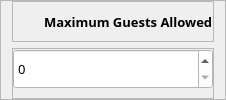
                                <widget class="QFrame" name="frame_4">
                                 <property name="sizePolicy">
                                  <sizepolicy hsizetype="Expanding" vsizetype="Preferred">
                                   <horstretch>0</horstretch>
                                   <verstretch>0</verstretch>
                                  </sizepolicy>
                                 </property>
                                 <property name="frameShape">
                                  <enum>QFrame::StyledPanel</enum>
                                 </property>
                                 <property name="frameShadow">
                                  <enum>QFrame::Raised</enum>
                                 </property>
                                 <layout class="QVBoxLayout" name="verticalLayout_20">
                                  <property name="topMargin">
                                   <number>0</number>
                                  </property>
                                  <property name="bottomMargin">
                                   <number>0</number>
                                  </property>
                                  <item>
                                   <widget class="QFrame" name="frame_5">
                                    <property name="styleSheet">
                                     <string notr="true"/>
                                    </property>
                                    <property name="frameShape">
                                     <enum>QFrame::StyledPanel</enum>
                                    </property>
                                    <property name="frameShadow">
                                     <enum>QFrame::Raised</enum>
                                    </property>
                                    <layout class="QHBoxLayout" name="horizontalLayout_11">
                                     <property name="leftMargin">
                                      <number>0</number>
                                     </property>
                                     <property name="topMargin">
                                      <number>3</number>
                                     </property>
                                     <property name="rightMargin">
                                      <number>0</number>
                                     </property>
                                     <property name="bottomMargin">
                                      <number>3</number>
                                     </property>
                                     <item>
                                      <widget class="QLabel" name="label_3">
                                       <property name="minimumSize">
                                        <size>
                                         <width>25</width>
                                         <height>25</height>
                                        </size>
                                       </property>
                                       <property name="maximumSize">
                                        <size>
                                         <width>25</width>
                                         <height>25</height>
                                        </size>
                                       </property>
                                       <property name="text">
                                        <string/>
                                       </property>
                                       <property name="pixmap">
                                        <pixmap>edit.svg</pixmap>
                                       </property>
                                       <property name="scaledContents">
                                        <bool>true</bool>
                                       </property>
                                      </widget>
                                     </item>
                                     <item>
                                      <widget class="QLabel" name="label_6">
                                       <property name="font">
                                        <font>
                                         <family>Century Gothic</family>
                                         <pointsize>10</pointsize>
                                         <weight>75</weight>
                                         <bold>true</bold>
                                        </font>
                                       </property>
                                       <property name="text">
                                        <string>Maximum Guests Allowed</string>
                                       </property>
                                      </widget>
                                     </item>
                                    </layout>
                                   </widget>
                                  </item>
                                  <item>
                                   <widget class="QFrame" name="frame_6">
                                    <property name="frameShape">
                                     <enum>QFrame::StyledPanel</enum>
                                    </property>
                                    <property name="frameShadow">
                                     <enum>QFrame::Raised</enum>
                                    </property>
                                    <layout class="QGridLayout" name="gridLayout_23">
                                     <property name="leftMargin">
                                      <number>0</number>
                                     </property>
                                     <property name="topMargin">
                                      <number>0</number>
                                     </property>
                                     <property name="rightMargin">
                                      <number>0</number>
                                     </property>
                                     <item row="0" column="0">
                                      <widget class="QSpinBox" name="txtUDmaxguest">
                                       <property name="sizePolicy">
                                        <sizepolicy hsizetype="Expanding" vsizetype="Fixed">
                                         <horstretch>0</horstretch>
                                         <verstretch>0</verstretch>
                                        </sizepolicy>
                                       </property>
                                       <property name="minimumSize">
                                        <size>
                                         <width>0</width>
                                         <height>40</height>
                                        </size>
                                       </property>
                                       <property name="font">
                                        <font>
                                         <family>Century Gothic</family>
                                         <pointsize>10</pointsize>
                                        </font>
                                       </property>
                                       <property name="styleSheet">
                                        <string notr="true">background-color: rgb(255, 255, 255);</string>
                                       </property>
                                      </widget>
                                     </item>
                                    </layout>
                                   </widget>
                                  </item>
                                 </layout>
                                </widget>
